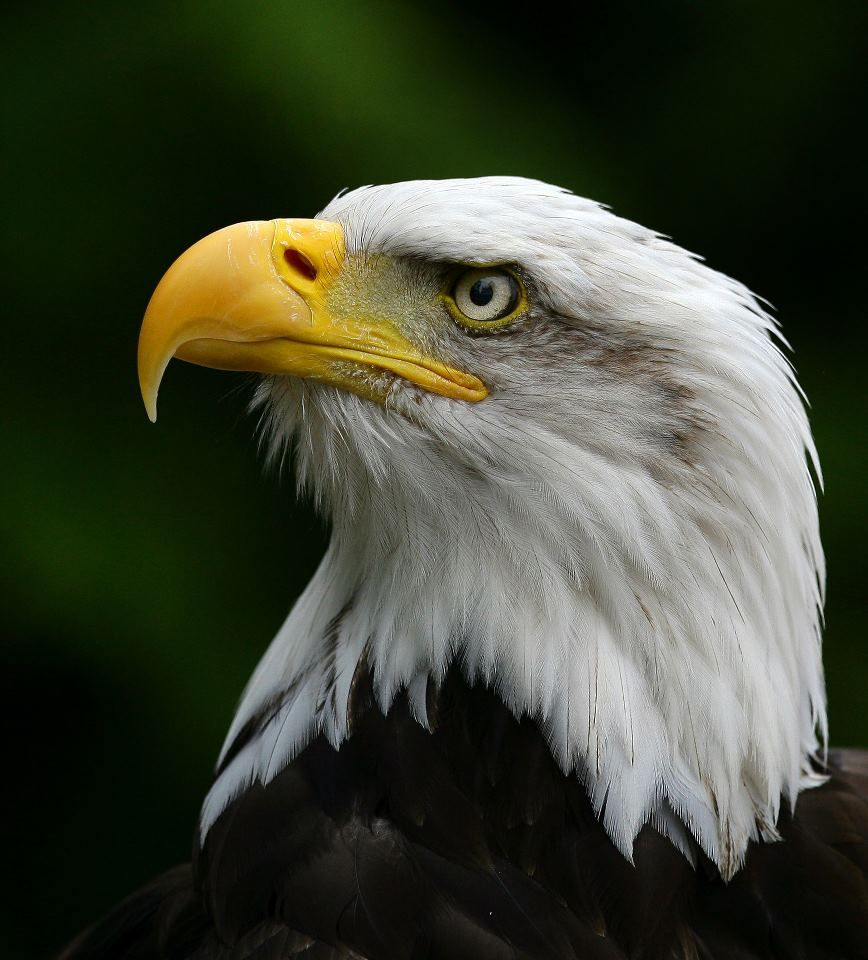
#> input picture images/eagle.jpg, 868 x 960 px
$ jupyter execute MakePipeline.ipynb   (shell and % lines are left out)
#> lines starting #> are read from the running program, lines starting #| are printed output that depends on the picture
[cell 1]
import os
import pickle

import numpy as np
import pandas as pd
import scipy
import matplotlib.pyplot as plt
import sklearn
from sklearn.pipeline import make_pipeline
from sklearn.base import BaseEstimator, TransformerMixin

# skimage
import skimage
import skimage.color
import skimage.transform
import skimage.feature
import skimage.io

[cell 2]
class rgb2gray_transform(BaseEstimator, TransformerMixin):
    def __init__(self):
        pass
    def fit(self,X,y=None):
        return self
    def transform(self,X,y=None):
        return np.array([skimage.color.rgb2gray(x) for x in X])

[cell 3]
class hogtransformer(BaseEstimator, TransformerMixin):
    def __init__(self, orientations=9,
                 pixels_per_cell=(8, 8),
                 cells_per_block=(3, 3)):
        self.orientations = orientations
        self.pixels_per_cell = pixels_per_cell
        self.cells_per_block = cells_per_block

    def fit(self, X, y=None):
        return self

    def transform(self,X, y=None):
        def local_hog(img):
            hog_feature = skimage.feature.hog(img,
                orientations= self.orientations,
                pixels_per_cell= self.pixels_per_cell,
                cells_per_block=self.cells_per_block)
            return hog_feature
        hog_features = np.array([local_hog(x) for x in X])
        # hog_img = np.array([local_hog(x) for x in X])
        return hog_features

[cell 4]
# pipeline model
image  = skimage.io.imread('images/eagle.jpg')
#> image is the input picture: shape (960, 868, 3); mean R, G, B 64, 68.6, 52.3
# transform image into 80x80
image_resize = skimage.transform.resize(image, (80,80))
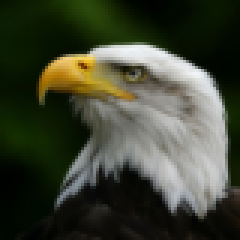
#> image_resize: shape (80, 80, 3) float64 (shown 3 times larger); mean R, G, B 0.251, 0.269, 0.205
image_scale = 255*image_resize
image_transform = image_scale.astype(np.uint8)
# rgb to gray
gray = skimage.color.rgb2gray(image_transform)
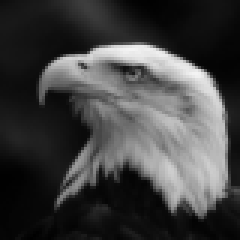
#> gray: shape (80, 80) float64 (shown 3 times larger); min 0.00281, max 0.957, mean 0.259
# hog feature
feature_vector = skimage.feature.hog(    gray,
                                    orientations=9,
                                    pixels_per_cell=(8, 8),
                                    cells_per_block=(2, 2),)
#> feature_vector = 2916 values, max 0.655 at index 635, min 0 at index 5, mean 0.114

[cell 5]
# load the model
model = pickle.load(open('dsa_image_classification_sgd.pickle','rb'))
#> (reads dsa_image_classification_sgd.pickle from the repository)
scalar = pickle.load(open('dsa_scalar.pickle', 'rb'))
#> (reads dsa_scalar.pickle from the repository)

[cell 6]
model.get_params()

[cell 7]
feature_vector.shape
#> Out = (2916,)

[cell 8]
scalex = scalar.transform(feature_vector.reshape(1,-1))
result  = model.predict(scalex)

[cell 9]
result

[cell 10]
# probability

[cell 11]
decision_value = model.decision_function(scalex)

[cell 12]
decision_value

[cell 13]
labels = model.classes_

[cell 14]
decision_value.shape
#> Out = (1, 20)

[cell 15]
decision_value = decision_value.flatten()
#> decision_value = 20 values, max 27.9 at index 7, min -304.5 at index 19, mean -161.6

[cell 16]
decision_value.shape
#> Out = (20,)

[cell 17]
plt.barh(labels, decision_value)
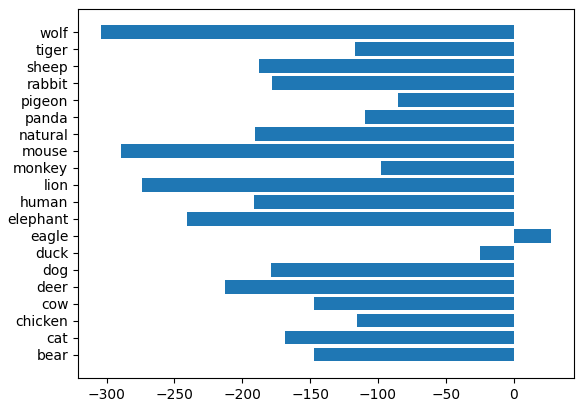
#> figure drawn by matplotlib, 1 panel

[cell 18]
# cal z score

z = scipy.stats.zscore(decision_value)
#> z = 20 values, max 2.32 at index 7, min -1.75 at index 19, mean -5.55e-17
prob_value = scipy.special.softmax(z)
#> prob_value = 20 values, max 0.298 at index 7, min 0.00506 at index 19, mean 0.05
prob_value
#> Out has the same summary as prob_value

[cell 19]
plt.barh(labels, prob_value)
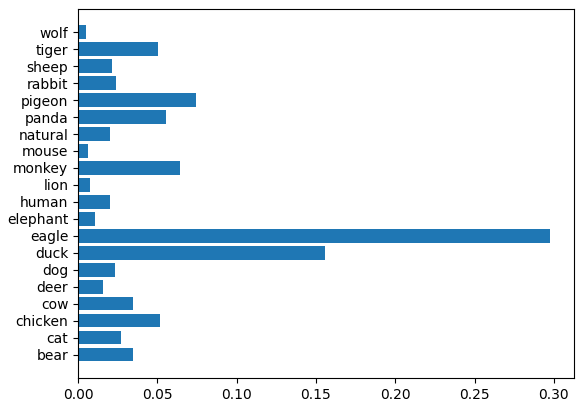
#> figure drawn by matplotlib, 1 panel

[cell 20]
# top five probability
top5_prob_ind  = prob_value.argsort()[::-1][:5]
#> top5_prob_ind = [7, 6, 15, 11, 14]

[cell 21]
top5_prob_ind
#> Out = [7, 6, 15, 11, 14]

[cell 22]
top_lables = labels[top5_prob_ind]
top_prob = prob_value[top5_prob_ind]
#> top_prob = [0.298, 0.156, 0.0745, 0.064, 0.0553]

[cell 23]
plt.barh(top_lables, top_prob)
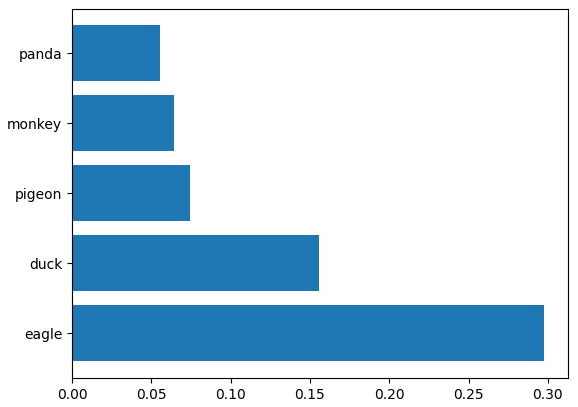
#> figure drawn by matplotlib, 1 panel

[cell 24]
top_dict = dict()
for key,value in zip(top_lables, top_prob):
    print(key, np.round(value,2))
    top_dict.update({key:np.round(value,2)})
#> this loop made 5 passes
#> (key, value) on passes 1 to 5: ('eagle', 0.298), ('duck', 0.156), ('pigeon', 0.0745), ('monkey', 0.064), ('panda', 0.0553)
#| eagle 0.3
#| duck 0.16
#| pigeon 0.07
#| monkey 0.06
#| panda 0.06
#> after the loop, top_dict = {'eagle': 0.3, 'duck': 0.16, 'pigeon': 0.07, 'monkey': 0.06, 'panda': 0.06}

[cell 25]
top_dict
#> Out has the same summary as top_dict

[cell 26]
#

[cell 27]
def pipeline_model(path,scalar_transform,model_sgd):
    # pipeline model
#> called with path = 'images/eagle.jpg'
    image  = skimage.io.imread(path)
    # transform image into 80x80
    image_resize = skimage.transform.resize(image, (80,80))
    image_scale = 255*image_resize
    image_transform = image_scale.astype(np.uint8)
    # rgb to gray
    gray = skimage.color.rgb2gray(image_transform)
    # hog feature
    feature_vector = skimage.feature.hog(    gray,
                                        orientations=9,
                                        pixels_per_cell=(8, 8),
                                        cells_per_block=(2, 2),)

    #scaling
    scalex = scalar_transform.transform(feature_vector.reshape(1,-1))
    result  = model_sgd.predict(scalex)

    # decision
    decision_value = model.decision_function(scalex).flatten()
    labels = model_sgd.classes_
    # probability & confidence
    z = scipy.stats.zscore(decision_value)
    prob_value = scipy.special.softmax(z)
    prob_value
    # top 5 value
    top5_prob_ind  = prob_value.argsort()[::-1][:5]
#> top5_prob_ind = [7, 6, 15, 11, 14]
    top_lables = labels[top5_prob_ind]
    top_prob = prob_value[top5_prob_ind]
#> top_prob = [0.298, 0.156, 0.0745, 0.064, 0.0553]
    # put in dict
    top_dict = dict()
    for key,value in zip(top_lables, top_prob):
        top_dict.update({key:np.round(value,2)})


    return top_dict

[cell 28]
res = pipeline_model('images/eagle.jpg',scalar,model)
#> res has the same summary as top_dict
res
#> Out has the same summary as top_dict
